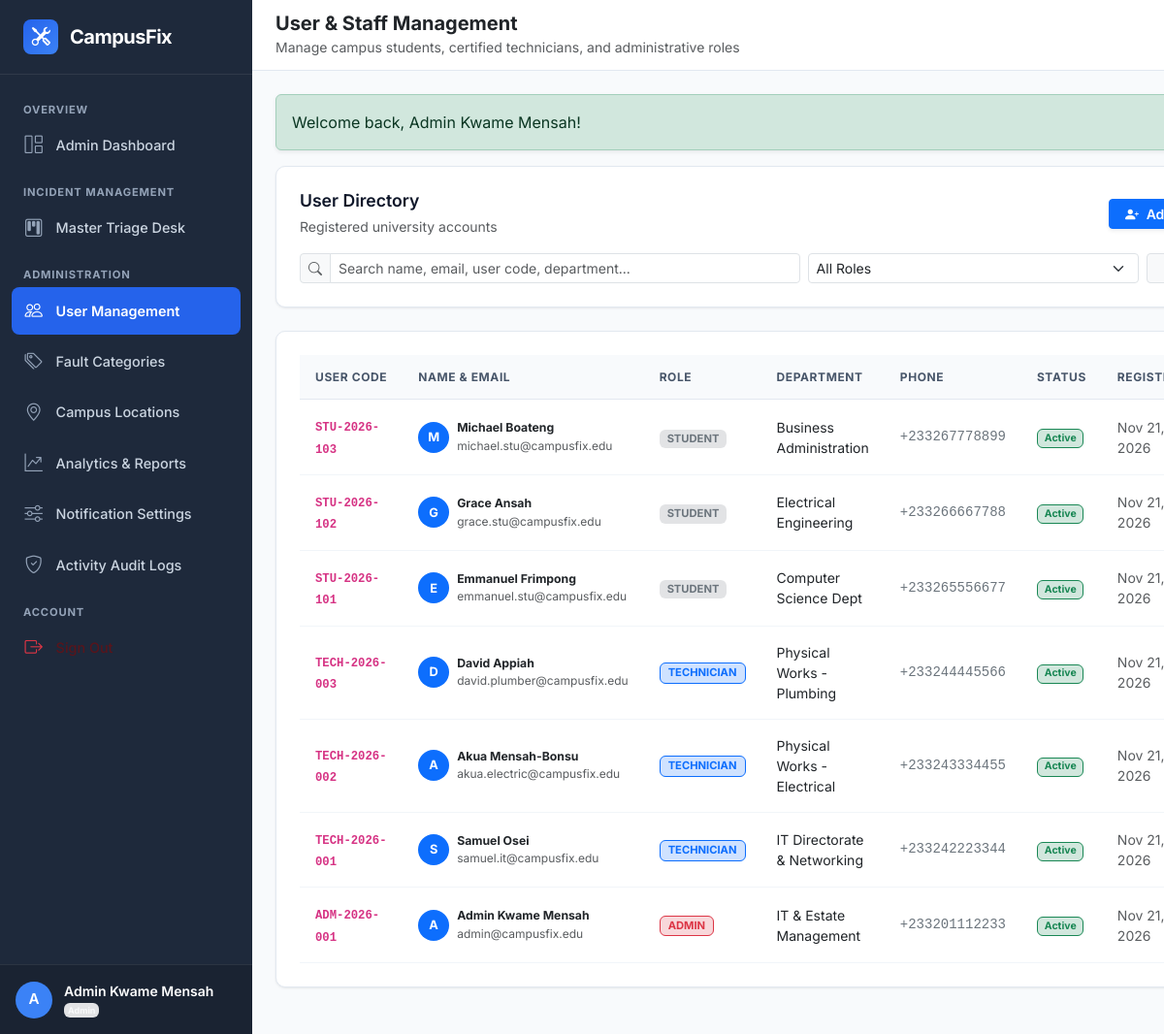
Before: /admin/users.php (signed in) with the older database file.
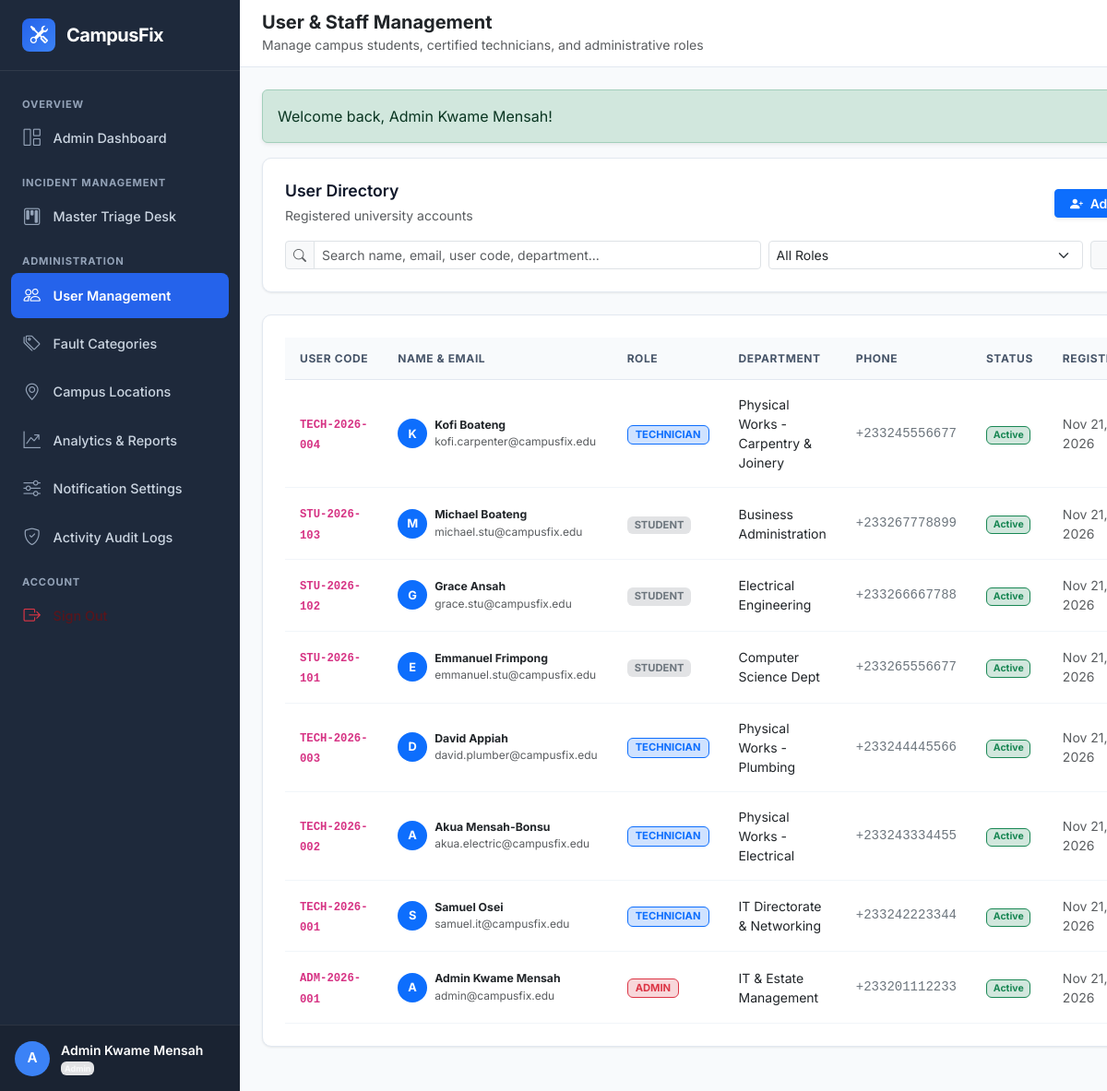
After: the same page with the newer database file.
### tables this page shows
CREATE TABLE `users` (
  `id` INT UNSIGNED NOT NULL AUTO_INCREMENT,
  `user_code` VARCHAR(30) NOT NULL COMMENT 'Unique identifier (e.g., ADM-2026-001, TECH-2026-001, STU-2026-101)',
  `full_name` VARCHAR(100) NOT NULL,
  `email` VARCHAR(150) NOT NULL,
  `phone` VARCHAR(25) DEFAULT NULL,
  `password_hash` VARCHAR(255) NOT NULL,
  `role` ENUM('student', 'technician', 'admin') NOT NULL DEFAULT 'student',
  `department` VARCHAR(100) DEFAULT NULL COMMENT 'Academic department or technical unit',
  `status` ENUM('active', 'inactive', 'suspended') NOT NULL DEFAULT 'active',
  `avatar` VARCHAR(255) DEFAULT NULL COMMENT 'Path to profile image or avatar',
  `reset_token` VARCHAR(100) DEFAULT NULL,
  `reset_token_expires_at` DATETIME DEFAULT NULL,
  `created_at` DATETIME NOT NULL DEFAULT CURRENT_TIMESTAMP,
  `updated_at` DATETIME NOT NULL DEFAULT CURRENT_TIMESTAMP ON UPDATE CURRENT_TIMESTAMP,
  PRIMARY KEY (`id`),
  UNIQUE KEY `uk_users_user_code` (`user_code`),
  UNIQUE KEY `uk_users_email` (`email`),
  KEY `idx_users_role_status` (`role`, `status`)
);

### includes/auth_guard.php (called while the page is built, shortened)
<?php
function current_user(): ?array
{
    return $_SESSION['user'] ?? null;
}
function get_flash_messages(): array
{
    $messages = $_SESSION['flash_messages'] ?? [];
    return $messages;
}

### admin/users.php (the view, shortened to what the changed rows need)
<?php
require_once __DIR__ . '/../includes/auth_guard.php';
$pdo = get_db_connection();
$sql = "SELECT * FROM users WHERE 1=1";
$params = [];
$sql .= " ORDER BY id DESC";
$uStmt = $pdo->prepare($sql);
$uStmt->execute($params);
$usersList = $uStmt->fetchAll();
include_once INCLUDES_PATH . 'header.php';
include_once INCLUDES_PATH . 'sidebar.php';
?>
<div class="d-flex flex-column flex-1 w-100">
    <?php include_once INCLUDES_PATH . 'navbar.php'; ?>
    <div class="container-fluid px-0">
        <div class="cf-card mb-4">
        </div>
        <div class="cf-card">
            <div class="table-responsive">
                <table class="cf-table">
                    <thead>
                        <tr>
                            <th>User Code</th>
                            <th>Name & Email</th>
                            <th>Role</th>
                            <th>Department</th>
                            <th>Phone</th>
                            <th>Status</th>
                            <th>Registered</th>
                        </tr>
                    </thead>
                    <tbody>
                        <?php foreach ($usersList as $u): ?>
                            <tr>
                                <td><code class="fw-bold"><?= htmlspecialchars($u['user_code']) ?></code></td>
                                <td>
                                    <div class="d-flex align-items-center gap-2">
                                        <div class="bg-primary text-white rounded-circle d-flex align-items-center justify-content-center fw-bold" style="width: 32px; height: 32px; font-size: 0.8rem;">
                                            <?= strtoupper(substr($u['full_name'], 0, 1)) ?>
                                        </div>
                                        <div>
                                            <div class="fw-bold text-dark small"><?= htmlspecialchars($u['full_name']) ?></div>
                                            <div class="text-muted" style="font-size: 0.75rem;"><?= htmlspecialchars($u['email']) ?></div>
                                        </div>
                                    </div>
                                </td>
                                <td>
                                    <?php
                                    $badge = ($u['role'] === 'admin') ? 'bg-danger-subtle text-danger border border-danger' :
                                            (($u['role'] === 'technician') ? 'bg-primary-subtle text-primary border border-primary' : 'bg-secondary-subtle text-secondary');
                                    ?>
                                    <span class="badge <?= $badge ?> px-2 py-1 text-uppercase" style="font-size: 0.7rem;">
                                        <?= htmlspecialchars($u['role']) ?>
                                    </span>
                                </td>
                                <td class="small text-dark"><?= htmlspecialchars($u['department'] ?? 'General') ?></td>
                                <td class="small text-secondary font-monospace"><?= htmlspecialchars($u['phone'] ?? 'None') ?></td>
                                <td>
                                    <?php if ($u['status'] === 'active'): ?>
                                        <span class="badge bg-success-subtle text-success border border-success">Active</span>
                                    <?php else: ?>
                                        <span class="badge bg-danger-subtle text-danger border border-danger">Suspended</span>
                                    <?php endif; ?>
                                </td>
                                <td class="small text-muted"><?= date('M j, Y', strtotime($u['created_at'])) ?></td>
                            </tr>
                        <?php endforeach; ?>
                    </tbody>
                </table>
            </div>
        </div>
    </div>
</div>
<?php include_once INCLUDES_PATH . 'footer.php'; ?>

### includes/sidebar.php (shortened to what the changed rows need)
<?php
require_once __DIR__ . '/auth_guard.php';
$user = current_user();
?>
<aside class="app-sidebar">
    <?php if ($user): ?>
    <div class="sidebar-footer">
        <div class="user-avatar">
            <?= strtoupper(substr($user['full_name'], 0, 1)) ?>
        </div>
        <div class="overflow-hidden flex-1">
            <div class="fw-semibold text-white text-truncate small"><?= htmlspecialchars($user['full_name']) ?></div>
            <div class="text-secondary text-truncate" style="font-size: 0.75rem; text-transform: capitalize;">
                <span class="badge bg-secondary-subtle text-light px-1"><?= htmlspecialchars($user['role']) ?></span>
            </div>
        </div>
    </div>
    <?php endif; ?>
</aside>

### includes/navbar.php (shortened to what the changed rows need)
<?php
require_once __DIR__ . '/auth_guard.php';
?>
<main class="app-main p-3 p-md-4">
    <?php
    $flashes = get_flash_messages();
    if (!empty($flashes)):
        foreach ($flashes as $f):
            $alertType = ($f['type'] === 'error') ? 'danger' : $f['type'];
    ?>
        <div class="alert alert-<?= htmlspecialchars($alertType) ?> alert-dismissible fade show shadow-sm" role="alert">
            <?= htmlspecialchars($f['message']) ?>
        </div>
    <?php
        endforeach;
    endif;
    ?>

Changed rows visible on the page:
added users: user_code "TECH-2026-004", full_name "K", full_name "Kofi Boateng", email "kofi.carpenter@campusfix.edu", role "TECHNICIAN", department "Physical Works - Carpentry & Joinery", phone "+233245556677", status "Active", created_at "Nov 21, 2026"
